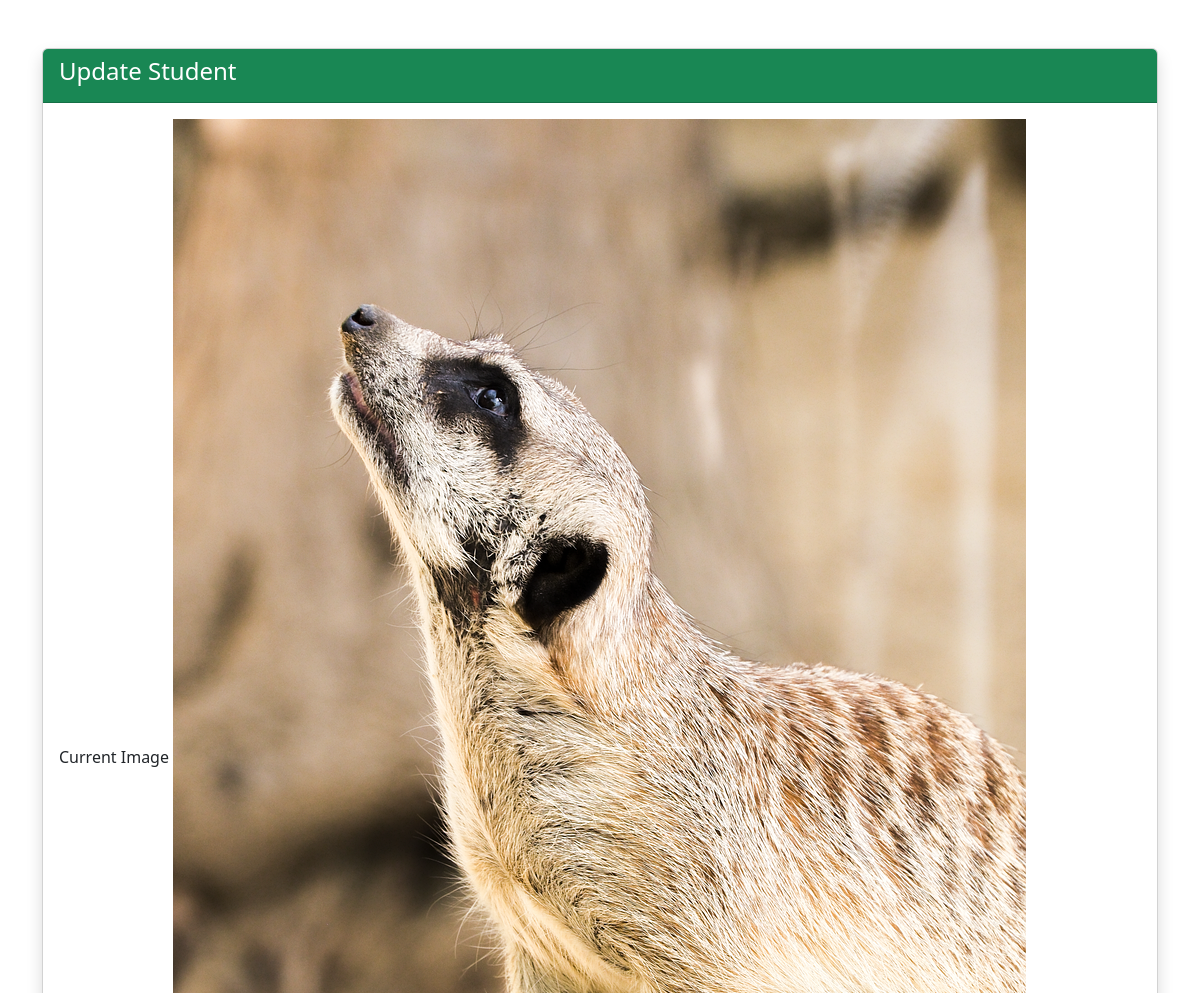
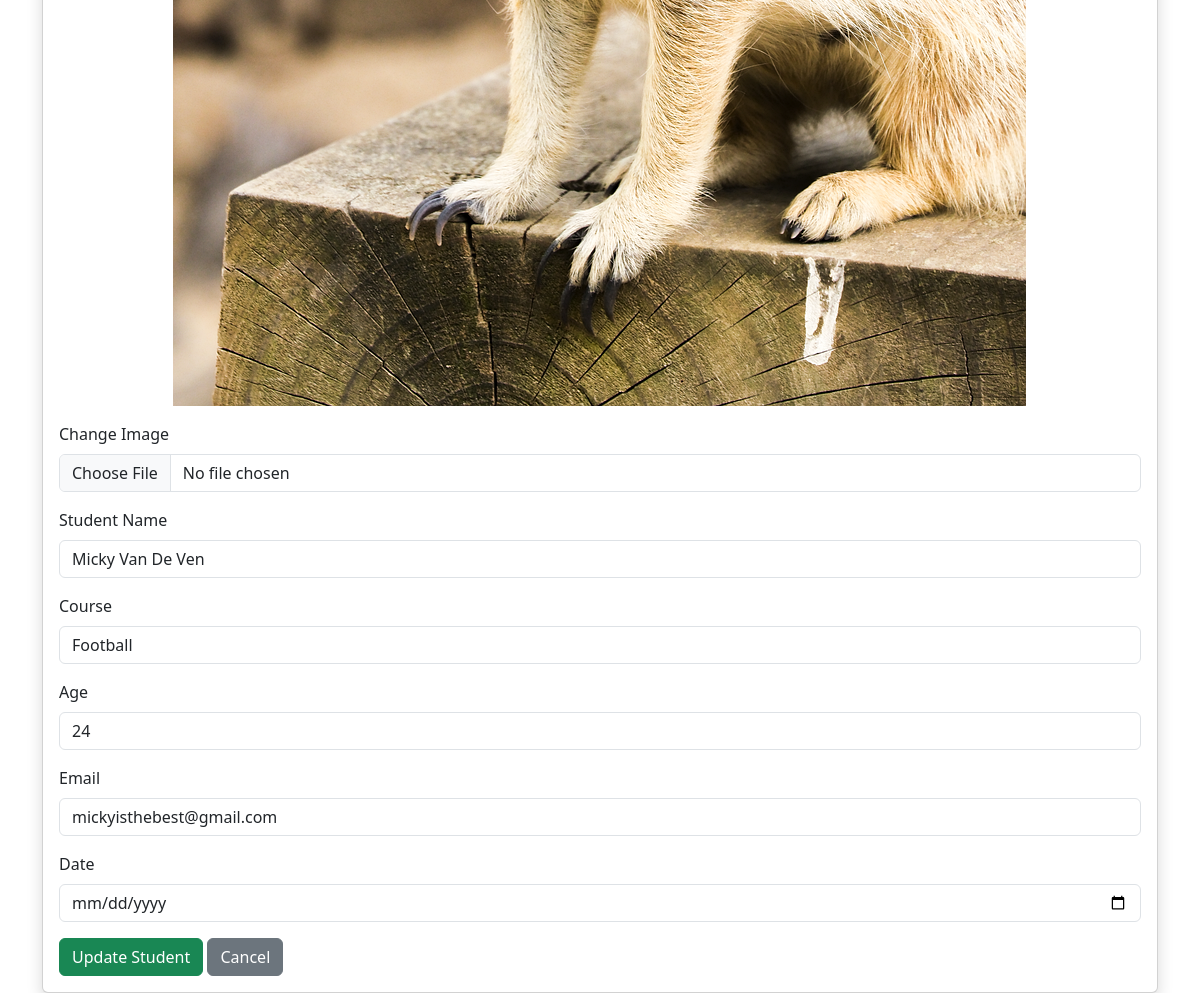
Page /updaterecord/10/ on the committed database (2 pictures, top to bottom).
### Admin/models.py (models this page shows, shortened)
class Student(models.Model):
    image = models.ImageField(upload_to='students/',null=True,blank=True)
    name = models.CharField(max_length=20)
    course = models.CharField(max_length=50)
    age = models.IntegerField()
    email = models.EmailField()
    date = models.DateField(default=timezone.now)

### Admin/views.py (the view, shortened to what this page needs)
# urls.py: path('updaterecord/<int:id>/',views.update_record, name='update_record'),
def update_record(request,id):
    students = get_object_or_404(Student, id=id)
    return render(request, 'update_record.html',context={'students':students})

### Admin/templates/update_record.html (shortened to what this page needs)
{% load static %}
<!DOCTYPE html>
<html lang="en">
<head>
    <link href="https://cdn.jsdelivr.net/npm/bootstrap@5.3.0/dist/css/bootstrap.min.css" rel="stylesheet">
</head>
<body>
<div class="container mt-5">
    <div class="card shadow">
        <div class="card-header bg-success text-white">
            <h4>Update Student</h4>
        </div>
        <div class="card-body">
            <form method="POST" enctype="multipart/form-data">
                {% if students.image %}
                <div class="mb-3">
                    <label class="form-label">Current Image</label>
                     <img src="{{ students.image.url }}" alt="">
                </div>
                {% endif %}
                     <div class="mb-3">
                    <label class="form-label">Change Image</label>
                         <input type="file" name="image" class="form-control">
                </div>
                <div class="mb-3">
                    <label class="form-label">Student Name</label>
                    <input type="text" name="name" class="form-control" value="{{ students.name }}">
                </div>
                <div class="mb-3">
                    <label class="form-label">Course</label>
                    <input type="text" name="course" class="form-control" value="{{ students.course }}">
                </div>
                <div class="mb-3">
                    <label class="form-label">Age</label>
                    <input type="number" name="age" class="form-control" value="{{ students.age }}">
                </div>
                 <div class="mb-3">
                    <label class="form-label">Email</label>
                    <input type="email" name="email" class="form-control" value="{{ students.email }}">
                </div>
                <div class="mb-3">
                    <label class="form-label">Date</label>
                    <input type="date" name="date" class="form-control" value="{{ students.date }}">
                </div>
                <button type="submit" class="btn btn-success">Update Student</button>
                <a href="" class="btn btn-secondary">Cancel</a>
            </form>
        </div>
    </div>
</div>
</body>
</html>

### rows in the picture
Student: image (picture), name "Micky Van De Ven", course "Football", age "24", email "mickyisthebest@gmail.com"
